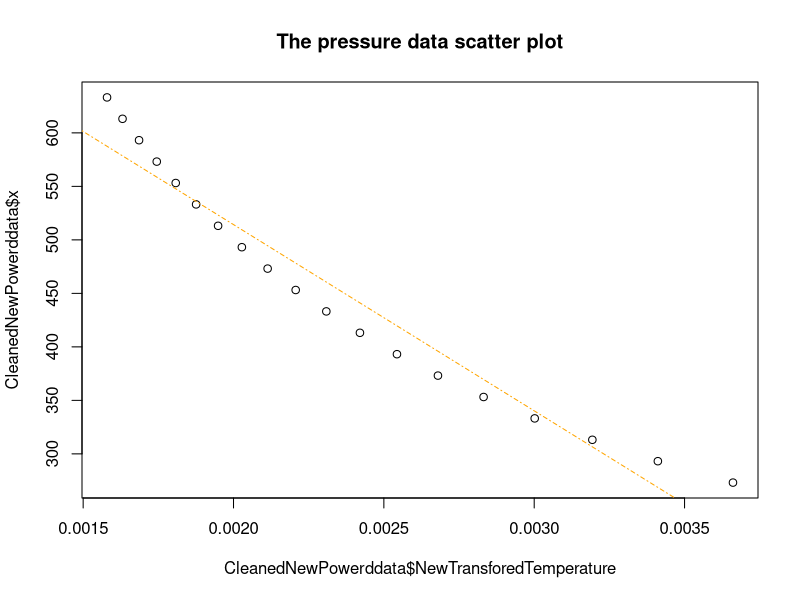
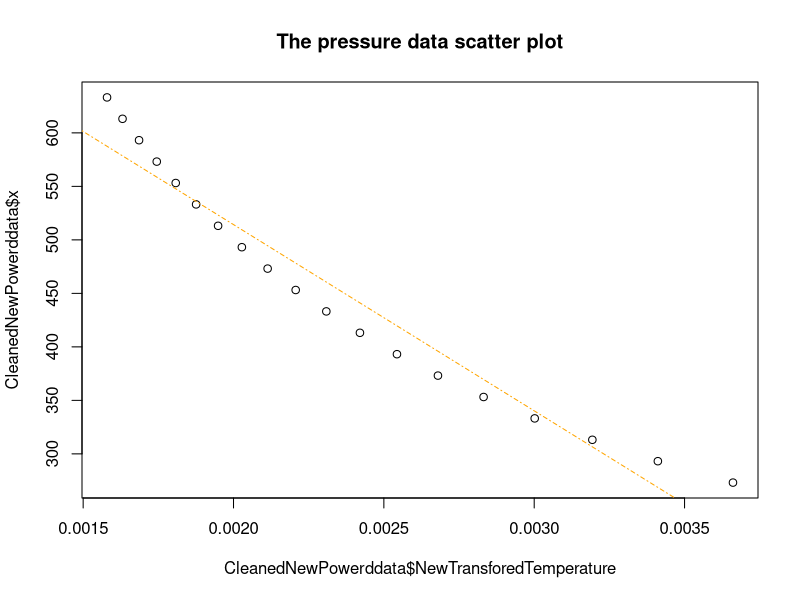
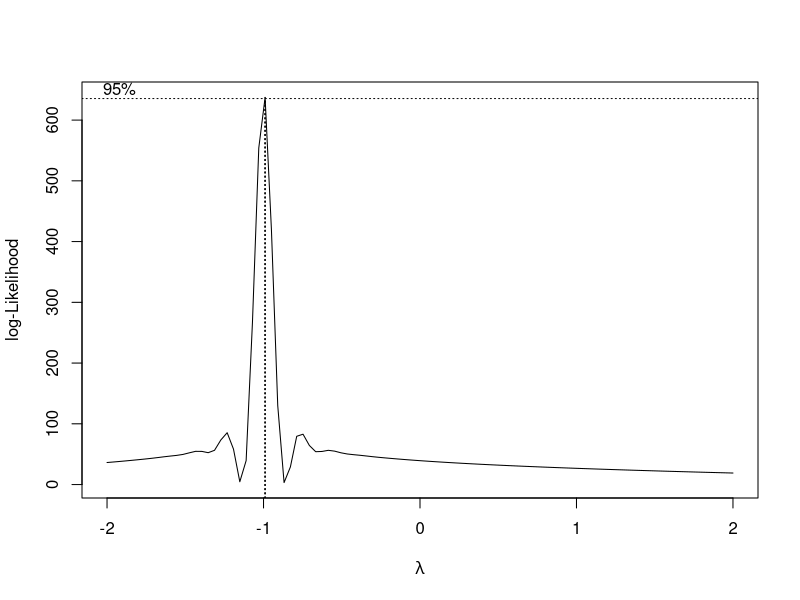
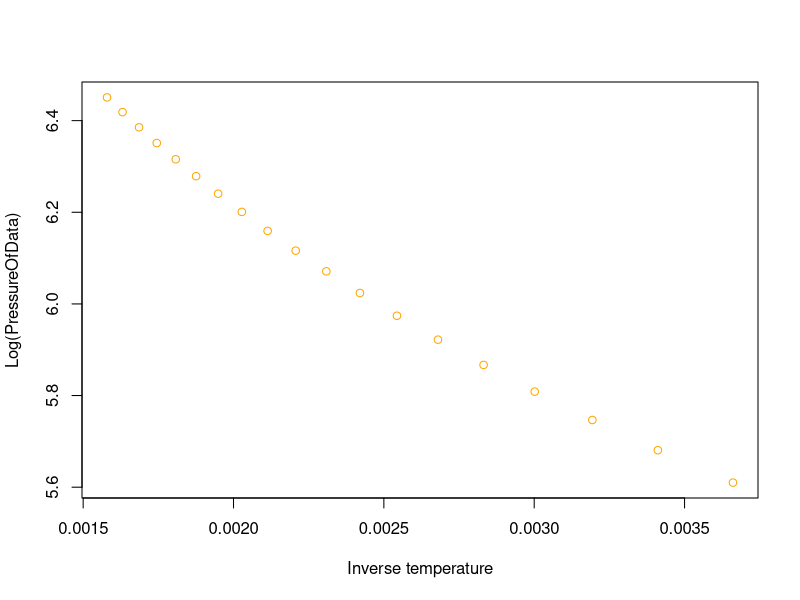

Write the R code that produced these figures, in order.
## ---- chunk 1
data(pressure)
attach(pressure)
x=pressure$temperature
y=pressure$pressure
x = x+273.15
y = y*0.133
NewTransforedTemperature = 1/(x)
CleanedNewPowerddata = data.frame(x,NewTransforedTemperature)
CleanedNewPowerddata
plot(CleanedNewPowerddata$x~CleanedNewPowerddata$NewTransforedTemperature, main = "The pressure data scatter plot" )
fit = lm(CleanedNewPowerddata$x~CleanedNewPowerddata$NewTransforedTemperature) 
abline(fit, lty=4, col='orange')

## ---- chunk 2
x = pressure$temperature
y=pressure$pressure
x = x+273.15
y = y*0.133
NewTransforedTemperature = 1/(x)
CleanedNewPowerddata = data.frame(x,NewTransforedTemperature)
CleanedNewPowerddata
plot(CleanedNewPowerddata$x~CleanedNewPowerddata$NewTransforedTemperature, main = "The pressure data scatter plot" )
fit = lm(CleanedNewPowerddata$x~CleanedNewPowerddata$NewTransforedTemperature) 
abline(fit, lty=4, col='orange')

CorrelationValuforNewdata = cor(CleanedNewPowerddata,use = "everything", method = c("pearson"))
corlation= CorrelationValuforNewdata
corlation
## ---- chunk 3
library(MASS)
boxcox(CleanedNewPowerddata$x~CleanedNewPowerddata$NewTransforedTemperature)
plot(log(CleanedNewPowerddata$x)~CleanedNewPowerddata$NewTransforedTemperature, ylab = "Log(PressureOfData)", xlab = "Inverse temperature", col = "orange")
fit = lm(log(CleanedNewPowerddata$x)~CleanedNewPowerddata$NewTransforedTemperature)
print(fit)
